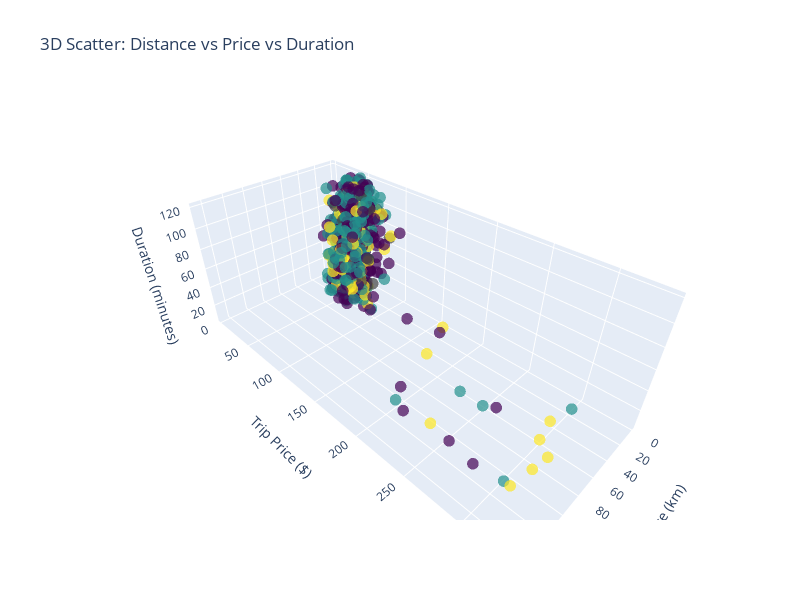

Notebook cell for this chart:
### Code cell
# 3D Scatter Plot với Plotly
color_map = {'Low': 1, 'Medium': 2, 'High': 3}
df_plot = df_raw.copy()
df_plot['Traffic_Num'] = df_plot['Traffic_Conditions'].map(color_map)

fig = go.Figure(data=[go.Scatter3d(
    x=df_plot['Trip_Distance_km'],
    y=df_plot['Trip_Price'],
    z=df_plot['Trip_Duration_Minutes'],
    mode='markers',
    marker=dict(
        size=4,
        color=df_plot['Traffic_Num'],
        colorscale='Viridis',
        opacity=0.7
    )
)])

fig.update_layout(
    title='3D Scatter: Distance vs Price vs Duration',
    scene=dict(
        xaxis_title='Trip Distance (km)',
        yaxis_title='Trip Price ($)',
        zaxis_title='Duration (minutes)'
    ),
    width=800,
    height=600
)
fig.show()

### Figure 1 — Plotly figure (JSON) as saved in the notebook; plotly's stock layout.template omitted (floating-point values rounded to 4 significant figures; data arrays with more than 128 entries replaced by an {"elided": "..."} marker saying what was removed)
{"data": [{"marker": {"color": {"elided": "1000 float values"}, "colorscale": [[0, "#440154"], [0.1111, "#482878"], [0.2222, "#3e4989"], [0.3333, "#31688e"], [0.4444, "#26828e"], [0.5556, "#1f9e89"], [0.6667, "#35b779"], [0.7778, "#6ece58"], [0.8889, "#b5de2b"], [1, "#fde725"]], "opacity": 0.7, "size": 4}, "mode": "markers", "type": "scatter3d", "x": {"elided": "1000 float values"}, "y": {"elided": "1000 float values"}, "z": {"elided": "1000 float values"}}], "layout": {"height": 600, "scene": {"xaxis": {"title": {"text": "Trip Distance (km)"}}, "yaxis": {"title": {"text": "Trip Price ($)"}}, "zaxis": {"title": {"text": "Duration (minutes)"}}}, "title": {"text": "3D Scatter: Distance vs Price vs Duration"}, "width": 800}}
